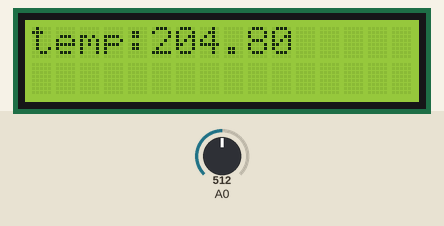
A sketch run on a simulated Arduino Uno, built with avr-gcc and run on an emulated ATmega328P. On the bench: 16×2 character LCD. Inputs (shaded band) come from the test bench; at power-on: A0 = 512.

Above: at 1.2 s.
1.3 s: A0 set to 716
At 2.7 s:
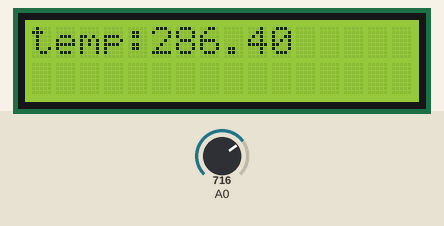
3.0 s: A0 set to 900
At 3.7 s:
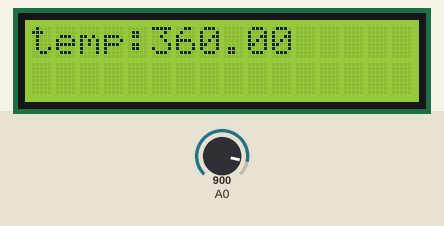
4.6 s: A0 set to 1023
At 5.5 s:
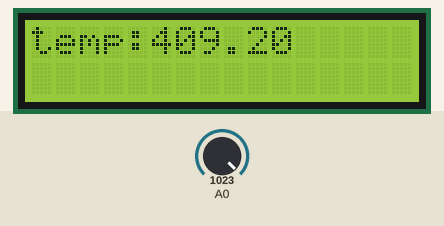
Timing chart, 0 to 7.6 s (numbered marks = the images above; inputs shaded):
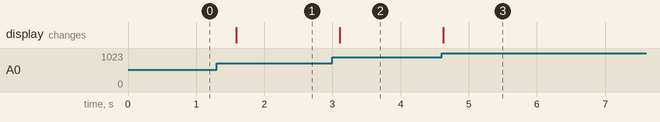

The sketch:

LCD_LM35.ino
```cpp
#include <LiquidCrystal.h>
const int lm = A0;
LiquidCrystal lcd( 12, 11, 5, 4, 3, 2 );    // Rs E d4 d5 d6 d7

void setup(){
    Serial.begin( 9600 );
    lcd.begin( 16, 2 );                    // 2 x 16  col x row
 }

void loop(){
    float volt = analogRead( A0 );
    volt *= 5000 / 1023; // mV unit voltage
    float temp = volt / 10;

    lcd.clear( );
    lcd.home();
    lcd.print( "temp:" );
    lcd.print( temp );
    delay( 500 );

}
```

Measured:
- after the input at 1.3 s, the display: changes after 0.29 s (image 1)
- after the input at 3.0 s, the display: changes after 0.11 s (image 2)
- after the input at 4.6 s, the display: changes at once (image 3)
